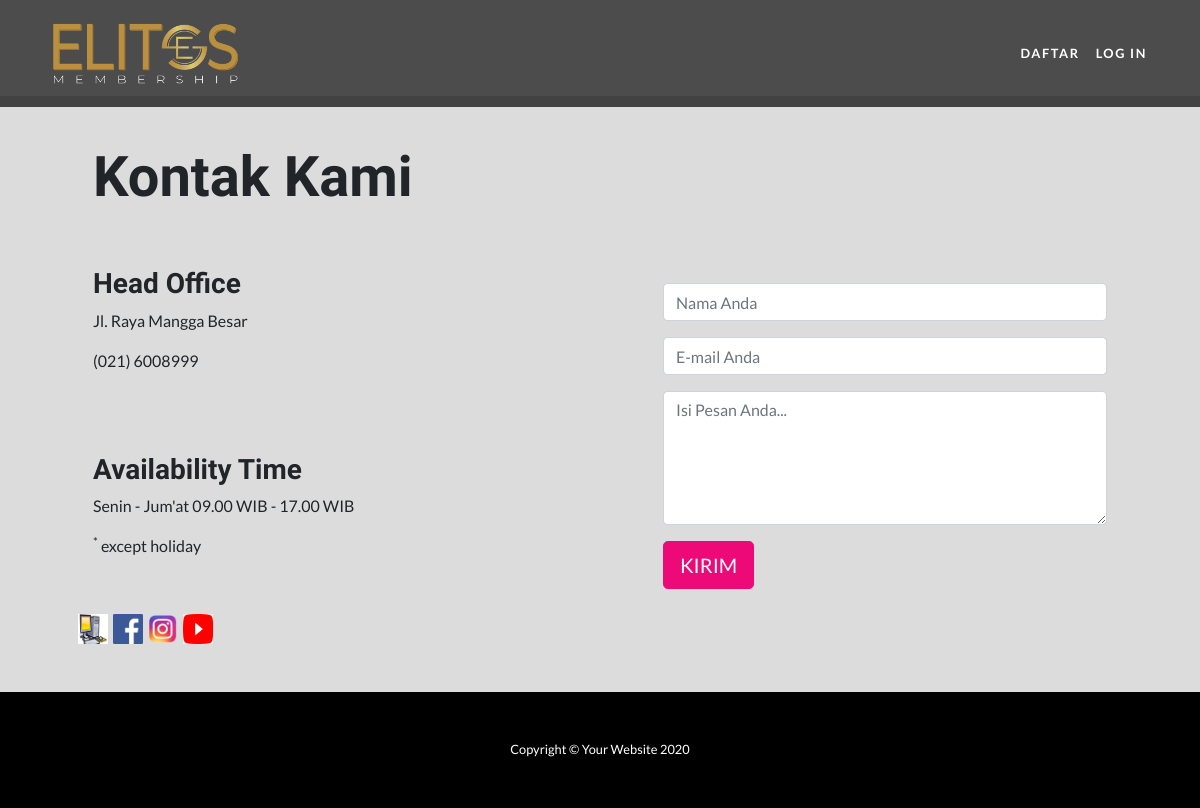
Screenshot of /?hal=kontak-kami with the database file from the repository.
### tables this page shows
CREATE TABLE `info` (
  `id_info` int(11) NOT NULL,
  `jenis_info` varchar(50) NOT NULL,
  `deskripsi` text NOT NULL,
  `tgl_info` date NOT NULL,
  `foto_info` varchar(100) NOT NULL,
  `id_user` int(11) NOT NULL
);

CREATE TABLE `sosmed` (
  `id_sosmed` int(11) NOT NULL,
  `nama_sosmed` varchar(50) NOT NULL,
  `link_sosmed` varchar(50) NOT NULL,
  `logo_sosmed` varchar(100) NOT NULL
);

### fungsional/data/isiData.php (called while the page is built, shortened)
<?php
    class isiData extends konfigurasi
    {
        public function hitungData($q)
        {
            $hitung = mysqli_num_rows($q);
            return $hitung;
        }
        public function eksekusiSQL($sqlnya)
        {
            $sambungannya=parent::sambungkan();
            $que = mysqli_query($sambungannya, $sqlnya);
            return $que;
        }
    }
?>

### fungsional/data/konfigurasi.php (called while the page is built, shortened)
<?php
    class konfigurasi
    {
        function sambungkan()
        {
            include './fungsional/data/koneksi.php';
            $sambungan = mysqli_connect($server, $username, $password, $database);
            if ($sambungan)
            {
                return $sambungan;
            }
            else
            {
                echo
                "
                    <h1>Gagal Konek database</h1>
                ";
            }
        }
    }
?>

### fungsional/konfig/kontak-kami.php (the view, shortened to what this page needs)
<?php
$event = $crud->eksekusiSQl("SELECT *FROM info
                                    WHERE jenis_info='Kontak Kami'
                                    ");
foreach ($event as $ev) {
  $jenis = $ev['jenis_info'];
  $desk  = $ev['deskripsi'];
  $foto  = $ev['foto_info'];
  if ($foto == 'Kosong') {
    $box = "";
  } else {
    $tujuan = "./foto/$foto";
    $box =
      "<img class='img-fluid rounded-circle' src='$tujuan' alt='$jenis'>";
  }
}
?>
<section style="background-color: gainsboro;">
  <div class="container">
    <div class="row align-items-center">
      <div class="col-lg-6 order-lg-1">
        <div class="p-5">
          <h2 class="display-4""><?php echo $jenis; ?></h2>
          <br><br>
          <?php echo $desk; ?>
          <div class="row">
            <?php
              $perintah = $crud->eksekusiSQl("SELECT *FROM sosmed");
              $hitung   = $crud->hitungData($perintah);
              if ($hitung == 0) {
                pesanKosong();
              } else {
                foreach ($perintah as $a) {
                  $nama  = $a['nama_sosmed'];
                  $link  = $a['link_sosmed'];
                  $foto  = $a['logo_sosmed'];
                  if ($foto == '') {
                    $gambar = "<img class='rounded-circle' src='./img/nofoto.png'>";
                    $box = "$gambar";
                  } else {
                    $tujuan = "./foto/sosmed/$foto";
                    $box =
                      "
                                                      <img title='$nama' style='margin-right:5px;' src='$tujuan' width='30' height='30'>
                                      ";
                  }
                  echo
                  "
                      <a href='$link' target='_blank'>$box</a>
                  ";
                }
              }
            ?>
          </div>
        </div>
      </div>
      <div class=" col-lg-6 order-lg-2">
            <div class="p-5">
              <form action="?hal=kontak-respon" method="post" style="margin-top: 100px;">
                <p>
                  <input class="form-control" type="text" name="nama" placeholder="Nama Anda" required>
                </p>
                <p>
                  <input class="form-control" type="email" name="email" placeholder="E-mail Anda" required>
                </p>
                <p>
                  <textarea name="pesan" class="form-control" placeholder="Isi Pesan Anda..." rows="5" required></textarea>
                </p>
                <p>
                  <button type="submit" class="btn btn-primary btn-lg">KIRIM</button>
                </p>
              </form>
            </div>
        </div>
      </div>
    </div>
</section>

### rows the page displays
info: jenis_info "Kontak Kami", deskripsi "Head Office Jl. Raya Mangga Besar (021) 6008999 Availability Time Senin - Jum'at 09.00 WIB - 17.00 WIB * except holiday"
sosmed: logo_sosmed (picture)
sosmed: logo_sosmed (picture)
sosmed: logo_sosmed (picture)
sosmed: logo_sosmed (picture)
